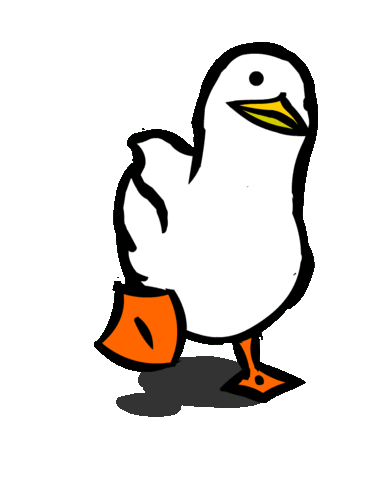
#> input picture Crear_fondo_pantalla_T_DISPLAY_TTGO/gif.gif, 383 x 480 px
$ python fotogramas.py
#> lines starting #> are read from the running program, lines starting #| are printed output that depends on the picture
# -*- coding: utf-8 -*-
"""
Created on Wed Nov 20 00:53:19 2024

@author: DiegoDePablo
"""

from PIL import Image
import os

# Carga el GIF
gif_path = "gif.gif"
output_folder = "frames/"
os.makedirs(output_folder, exist_ok=True)

# Abre el GIF
im = Image.open(gif_path)
#> im is the input picture: PIL image 383x480 P; mean R, G, B, A 227.3, 223.9, 221, 80.3

# Guarda cada fotograma como una imagen
for frame in range(0, im.n_frames):
    im.seek(frame)
    im.save(f"{output_folder}frame_0{frame}.bmp")
#> this loop made 15 passes
#> pass 2, `im.save(f"{output_folder}frame_0{frame}.bmp")`:
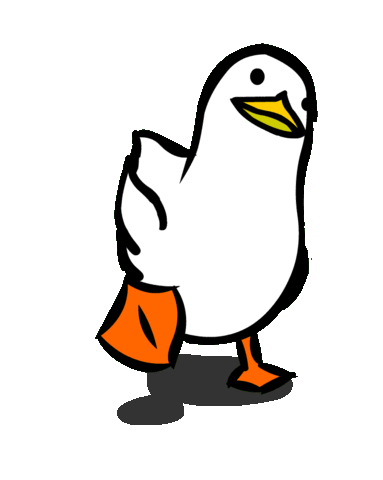
#> saved as frame_01.bmp: PIL image 383x480 RGBA; mean R, G, B, A 228.9, 225.3, 222.1, 78.7; transparent parts drawn white
#> after the loop:
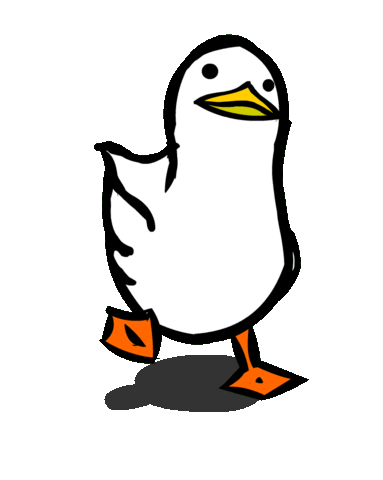
#> im: PIL image 383x480 RGBA; mean R, G, B, A 227.7, 225.8, 223.8, 77.4; transparent parts drawn white
